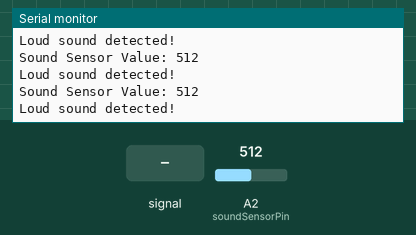
A sketch run on a simulated Arduino Uno, built with avr-gcc and run on an emulated ATmega328P. On the bench: the last lines printed to the serial monitor. The test bench sets the inputs (shaded band); at power-on: A2 (soundSensorPin) = 512.

Above: at 1.3 s.
1.4 s: A2 (soundSensorPin) fed a 200 Hz sine of ±81 counts around its level
At 2.32 s:
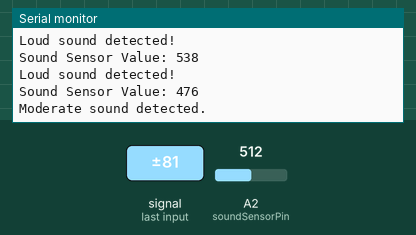
4.0 s: A2 (soundSensorPin) set to 290
At 4.32 s:
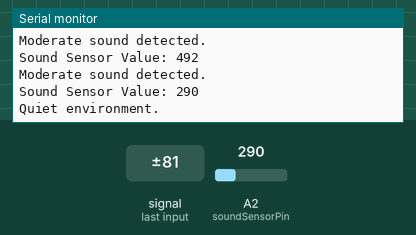
6.0 s: A2 (soundSensorPin) fed a 1000 Hz sine of ±255 counts around its level
At 6.83 s:
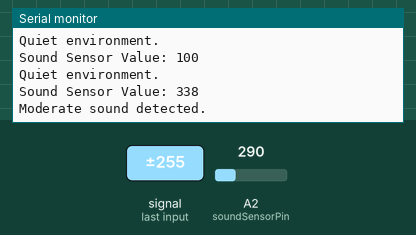
7.5 s: A2 (soundSensorPin) set to 306
At 7.83 s:
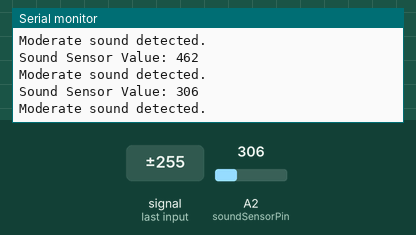
Timing chart, 0 to 10.0 s (numbered marks = the images above; inputs shaded):
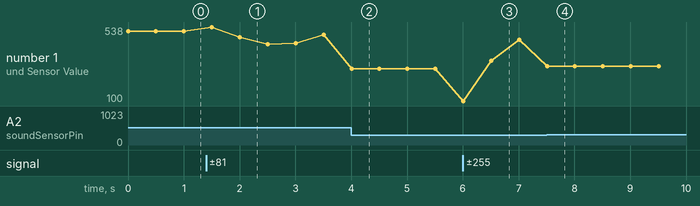

Measured:
- after the input at 1.4 s, the serial monitor: prints a new line after 0.10 s (image 1)
- after the input at 4.0 s, the serial monitor: prints a new line at once (image 2)
- after the input at 6.0 s, the serial monitor: prints a new line at once (image 3)
- after the input at 7.5 s, the serial monitor: prints a new line at once (image 4)
- plotted number 1: 512 → 492 after the input at 1.4 s, 492 → 290 after the input at 4.0 s, 290 → 462 after the input at 6.0 s, 462 → 306 after the input at 7.5 s

The sketch:

Sound_Sensor.ino
```cpp
// Define the analog pin for the sound sensor
int soundSensorPin = A2;
int sensorValue = 0;

void setup() {
  // Initialize the serial communication at 9600 baud rate
  Serial.begin(9600);
  // Wait for the serial communication to start
  while (!Serial) {
    ; // Do nothing until the serial connection is established
  }
}

void loop() {
  // Read the value from the sound sensor
  sensorValue = analogRead(soundSensorPin);

  // Display the raw sensor value on the serial monitor
  Serial.print("Sound Sensor Value: ");
  Serial.println(sensorValue);

  // Print messages based on the sensor value
  if (sensorValue > 500) {
    Serial.println("Loud sound detected!");
  } else if (sensorValue > 300 && sensorValue <= 500) {
    Serial.println("Moderate sound detected.");
  } else {
    Serial.println("Quiet environment.");
  }

  // Delay for a short period before reading again
  delay(500);
}
```
